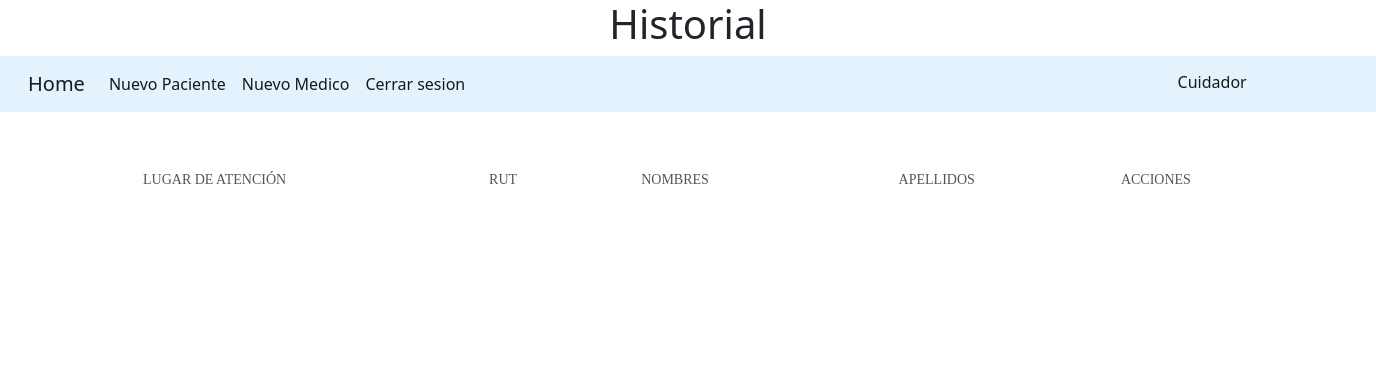
The page /historial/1121/ (signed in) on the database as committed earlier.
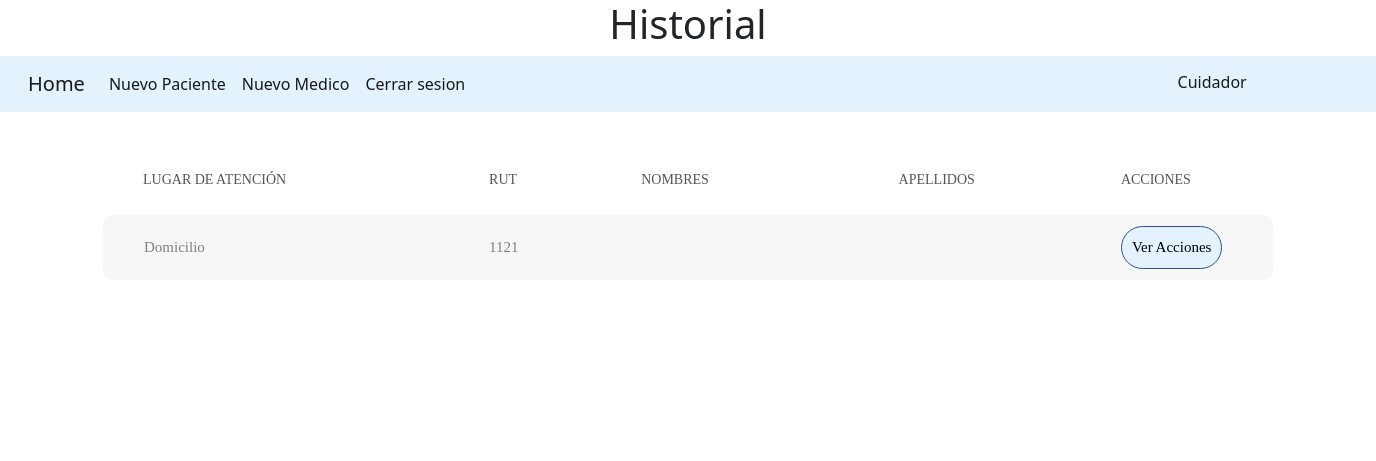
The same page on the database as committed later.
### paciente/models.py (models this page shows, shortened)
class Paciente(models.Model):
    lugarAtencion    = models.ForeignKey(LugarAtencion, on_delete=models.CASCADE)
    rut              = models.CharField(primary_key=True, max_length=12)
    pnombre          = models.CharField('Primer nombre del paciente',max_length=30, null=False, blank=False)
    snombre          = models.CharField('Segundo nombre del paciente',max_length=30, null=True, blank=True)
    papellido        = models.CharField('Primer apellido del paciente',max_length=45, null=False, blank=False)
    sapellido        = models.CharField('Segundo apellido del paciente',max_length=45, null=True, blank=True)
    Direccion        = models.CharField('Direccion del paciente', max_length=200)
    fecha_nacimiento = models.DateTimeField('Fecha de Nacimiento', null=False)
    nombreMedico     = models.ForeignKey(Medico, on_delete=models.CASCADE,verbose_name="Nombre Médico" )
    created_date     = models.DateTimeField('Fecha de ingreso', default=timezone.now)
    n_historial      = models.IntegerField('Numero historial')
    class meta:
        verbose_name = 'Paciente'
        verbose_name_plural = 'Pacientes'

class LugarAtencion(models.Model):
    idLugarAtencion = models.AutoField(primary_key=True)
    descripcion     = models.CharField('Lugar de atencion', max_length=20, null=False, blank=False)
    class meta:
        verbose_name = 'lugarAtencion'
        verbose_name_plural = 'LugarAtencion'
    def __str__(self):
        return self.descripcion

### paciente/views.py (the view)
# urls.py: path('historial/<str:rut>/', login_required(historial), name = 'historial_clinico'),
def historial(request, rut):
    pacientes = Paciente.objects.filter(rut = rut)
    datos = {
        'pacientes':pacientes
    }
    return render(request, 'historial.html',datos)

### paciente/templates/historial.html (shortened to what this page needs)
{% extends 'base.html' %}
{% load static %}
{% load bootstrap4 %}
{% block extrahead %}
<link rel="stylesheet" type="text/css" href="{% static path %}vendor/bootstrap/css/bootstrap.min.css">
<link rel="stylesheet" type="text/css" href="{% static path %}fonts/font-awesome-4.7.0/css/font-awesome.min.css">
<link rel="stylesheet" type="text/css" href="{% static path %}vendor/animate/animate.css">
<link rel="stylesheet" type="text/css" href="{% static path %}vendor/select2/select2.min.css">
<link rel="stylesheet" type="text/css" href="{% static path %}vendor/perfect-scrollbar/perfect-scrollbar.css">
<link rel="stylesheet" type="text/css" href="{% static path %}css/util.css">
<link rel="stylesheet" type="text/css" href="{% static path %}css/main.css">
{% endblock extrahead %}
{% block cuerpo %}
<section>
    <div class="limiter">
        <div class="container-table100">
            <div class="wrap-table100">
                <div class="table100 ver5 m-b-110">
                    <div class="table100-head">
                        <table>
                            <thead>
                                <tr class="row100 head">
                                    <th class="cell100 column1">Lugar de Atenci&oacute;n</th>
                                    <th class="cell100 column2">Rut</th>
                                    <th class="cell100 column3">Nombres</th>
                                    <th class="cell100 column4">Apellidos</th>
                                    <th class="cell100 column5">Acciones</th>
                                </tr>
                            </thead>
                        </table>
                    </div>
                    <div class="table100-body js-pscroll">
                        <table>
                            <tbody>
                                {% for paciente in pacientes %}
                                <tr class="row100 body">
                                    <td class="cell100 column1">{{paciente.lugarAtencion}}</td>
                                    <td class="cell100 column2">{{paciente.rut}}</td>
                                    <td class="cell100 column3">{{paciente.Nombres}}</td>
                                    <td class="cell100 column4">{{paciente.Apellidos}}</td>
                                    <td class="cell100 column5">
                                        <button type="button" class="btn-historial"><a href="#openModal">Ver Acciones</a></button>
                                    </td>
                                </tr>
                                {% endfor %}
                            </tbody>
                        </table>
                    </div>
                </div>
            </div>
        </div>
    </div>
</section>
{% endblock %}

Rows that differ between the two databases and show on the page:
added Paciente: lugarAtencion "Domicilio", rut "1121"
